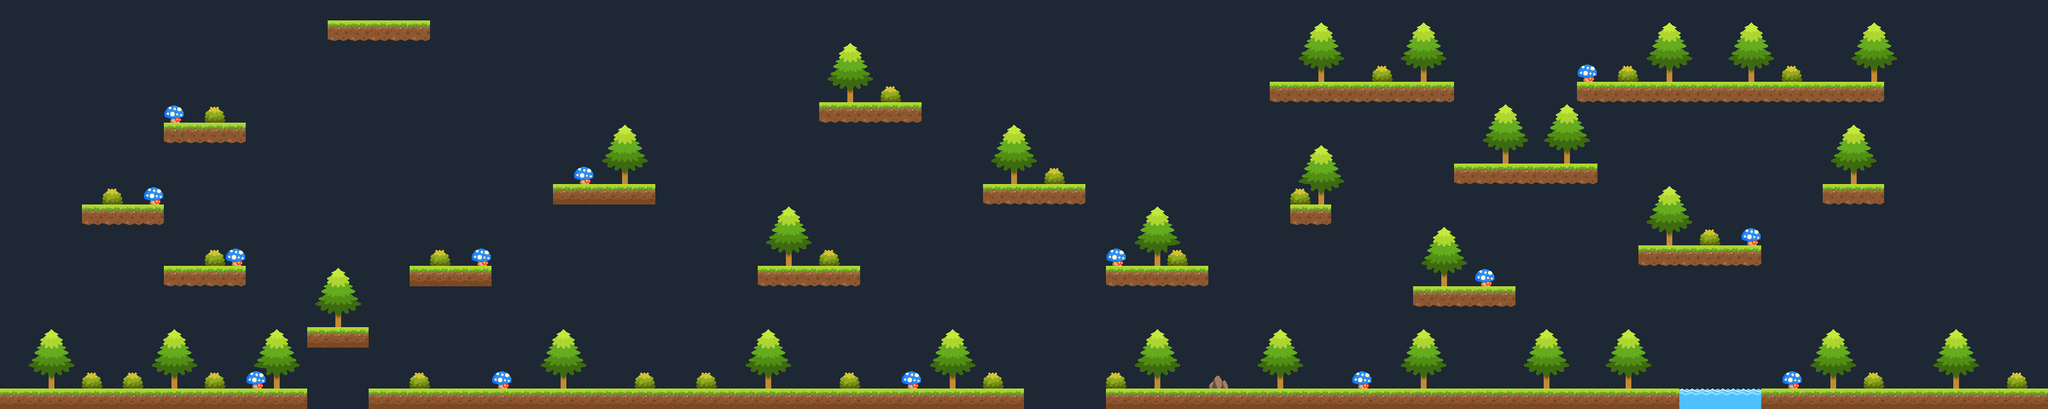

A level layout from a 2D game, rendered from its tile map. Below: a short description, then the map file with tile-grid data replaced by summaries:
An orthogonal 100x20 tile map with 32x32 px tiles, 3 tile layers (back, nback, foreg) and 35 objects (3x move_left, 3x move_right, 2x route, hero_Willage, hero_Seashore, ...).

<map version="1.0" tiledversion="1.0.3" orientation="orthogonal" renderorder="right-down" width="100" height="20" tilewidth="32" tileheight="32" nextobjectid="59">
<tileset firstgid="1" source="../../../maps/Hunters.tsx" />
 <layer name="back" width="100" height="20">
  <data>[2000 cells, 2000 non-empty, 1 distinct tile ids]</data>
 </layer>
 <layer name="nback" width="100" height="20">
  <data>[2000 cells, 2000 non-empty, 1 distinct tile ids]</data>
 </layer>
 <layer name="foreg" width="100" height="20">
  <data>[2000 cells, 495 non-empty, 15 distinct tile ids]</data>
 </layer>
 <objectgroup name="ground">
  <object id="26" x="578" y="609" width="1022" height="26" />
  <object id="25" x="1728" y="609" width="890" height="26" />
  <object id="24" x="2752" y="609" width="446" height="26" />
  <object id="23" x="2561" y="386" width="190" height="30" />
  <object id="22" x="2851" y="289" width="92" height="29" />
  <object id="21" x="2465" y="129" width="480" height="29" />
  <object id="20" x="2271" y="256" width="224" height="28" />
  <object id="19" x="2210" y="449" width="157" height="30" />
  <object id="18" x="2017" y="322" width="62" height="28" />
  <object id="17" x="1985" y="129" width="285" height="30" />
  <object id="16" x="1729" y="418" width="158" height="25" />
  <object id="15" x="1537" y="288" width="158" height="31" />
  <object id="14" x="1281" y="162" width="159" height="28" />
  <object id="13" x="1185" y="418" width="157" height="28" />
  <object id="12" x="866" y="290" width="158" height="30" />
  <object id="11" x="514" y="33" width="157" height="29" />
  <object id="10" x="642" y="418" width="124" height="28" />
  <object id="9" x="258" y="193" width="125" height="30" />
  <object id="8" x="130" y="322" width="126" height="29" />
  <object id="7" x="258" y="420" width="124" height="28" />
  <object id="6" x="481" y="514" width="95" height="29" />
  <object id="5" x="3" y="610" width="474" height="24" />
 </objectgroup>
 <objectgroup name="points">
  <object id="36" name="hero_Willage" x="56" y="592" />
  <object id="37" name="hero_Seashore" x="3129" y="591" />
  <object id="53" name="move_left" x="449" y="585" width="29" height="23" />
  <object id="54" name="move_right" x="579" y="588" width="28" height="18" />
  <object id="55" name="move_left" x="1571" y="586" width="28" height="20" />
  <object id="56" name="move_right" x="1730" y="590" width="28" height="18" />
  <object id="57" name="move_left" x="2593" y="586" width="27" height="18" />
  <object id="58" name="move_right" x="2787" y="592" width="19" height="14" />
 </objectgroup>
 <objectgroup name="triggers">
  <object id="34" name="route" x="3180" y="7" width="12" height="599">
   <properties>
    <property name="value" value="Seashore" />
   </properties>
  </object>
  <object id="35" name="route" x="5" y="4" width="3" height="584">
   <properties>
    <property name="value" value="Willage" />
   </properties>
  </object>
 </objectgroup>
<objectgroup name="entities">
<object id="2000" name="berry" x="1002.00006" y="274.0" />
</objectgroup>
<objectgroup name="creatures">
<object id="4000" name="animal_bolfir" x="779.0236" y="587.5">
   <properties>
    <property name="condition" value="" />
    <property name="items" value="" />
    <property name="deathprocess" value="" />    <property name="organization" value="2" />    <property name="dialogs" value="106" />    <property name="program" value="" />   </properties>
</object><object id="4001" name="animal_rolf" x="855.8139" y="587.49994">
   <properties>
    <property name="condition" value="" />
    <property name="items" value="" />
    <property name="deathprocess" value="" />    <property name="organization" value="0" />    <property name="dialogs" value="106" />    <property name="program" value="llllrrrrnjn" />   </properties>
</object></objectgroup>
<objectgroup name="objects">
</objectgroup>
</map>
